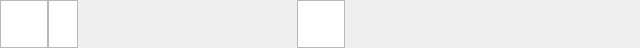
<?xml version="1.0" encoding="UTF-8"?>
<ui version="4.0">
 <class>PromptBox</class>
 <widget class="QDialog" name="PromptBox">
  <property name="enabled">
   <bool>true</bool>
  </property>
  <property name="geometry">
   <rect>
    <x>0</x>
    <y>252</y>
    <width>640</width>
    <height>48</height>
   </rect>
  </property>
  <property name="windowTitle">
   <string>Dialog</string>
  </property>
  <widget class="QGraphicsView" name="PromptBox_icon_left">
   <property name="geometry">
    <rect>
     <x>0</x>
     <y>0</y>
     <width>48</width>
     <height>48</height>
    </rect>
   </property>
  </widget>
  <widget class="QGraphicsView" name="PromptBox_icon">
   <property name="geometry">
    <rect>
     <x>48</x>
     <y>0</y>
     <width>30</width>
     <height>48</height>
    </rect>
   </property>
  </widget>
  <widget class="QLabel" name="PromptBox_label">
   <property name="geometry">
    <rect>
     <x>90</x>
     <y>10</y>
     <width>230</width>
     <height>48</height>
    </rect>
   </property>
   <property name="text">
    <string/>
   </property>
  </widget>
  <widget class="QGraphicsView" name="PromptBox_icon_right">
   <property name="geometry">
    <rect>
     <x>297</x>
     <y>0</y>
     <width>48</width>
     <height>48</height>
    </rect>
   </property>
  </widget>
 </widget>
 <resources/>
 <connections/>
</ui>
